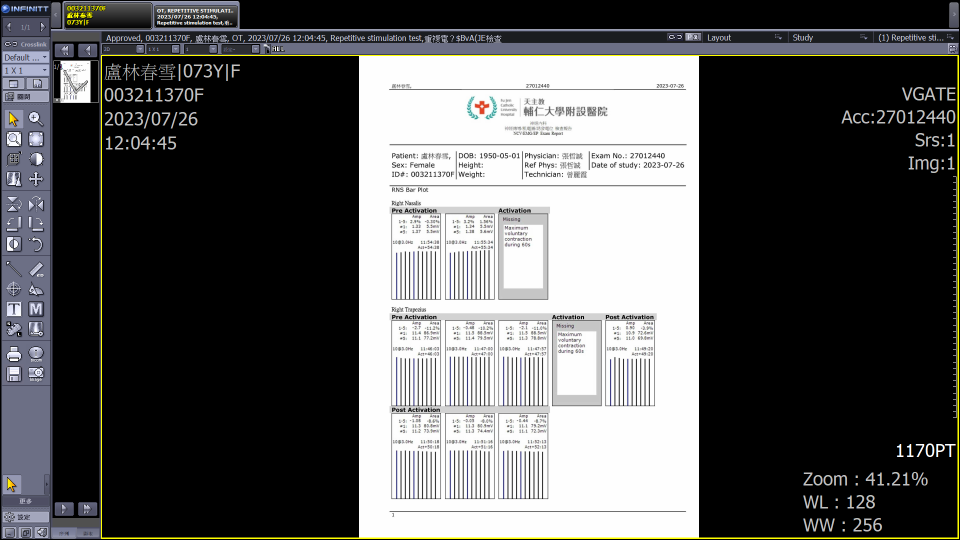
#> input picture server/images/1.png, 1920 x 1080 px, found by its file name (shown at 1/2 size)
$ python 2nd.py
#> lines starting #> are read from the running program, lines starting #| are printed output that depends on the picture
import numpy as np
from PIL import Image
import pytesseract
import re
import json
import cv2

image = Image.open(r"/Users/kevinlakao/Desktop/MDGSS/server/images/1.png")
#> image is the input picture: PIL image 1920x1080 RGBA; mean R, G, B, A 89.5, 89.8, 89.9, 255
image_array = np.array(image)
resized_img = cv2.resize(image_array, (1920, 1080))  # 調整為寬度為1920，高度為1080

crop_dimensions = [
    # 整份報表
    # (720, 700, 700, 300),
    # 三大橫排
    # (720, 100, 700, 390),
    # (720, 100, 700, 605),
    # (720, 150, 700, 810),
    # 第一橫排個表格
    (65, 35, 816, 437),
    (60, 35, 927, 437),
    # (60, 35, 1034, 437),
    # (60, 35, 1110, 437),
    # (60, 35, 1248, 438),
    # 第二橫排個表格
    (62, 35, 818, 650),
    (62, 35, 926, 650),
    (62, 35, 1033, 650),
    # (62, 35, 1145, 650),
    (62, 35, 1246, 650),
    # 第三橫排各表格
    (65, 35, 817, 836),
    (65, 35, 921, 836),
    (65, 35, 1029, 837),
    # (65, 35, 1105, 837),
    # (65, 35, 1211, 837),
]
new_dpi = (200, 200)
for i, (w, h, x, y) in enumerate(crop_dimensions, start=1):
    img = resized_img[y : y + h, x : x + w]
    cv2.rectangle(resized_img, (x, y), (x + w, y + h), (0, 255, 0), 2)

    # img = cv2.resize(crop_img, None, fx=2, fy=2, interpolation=cv2.INTER_CUBIC)
    img = cv2.resize(
        img,
        (
            int(img.shape[1] * new_dpi[0] / img.shape[0]),
            int(img.shape[0] * new_dpi[1] / img.shape[1]),
        ),
    )

#> (the run stopped early here; a loop or call above may not have finished)

$ run again, with server/images/2.png copied over server/images/1.png
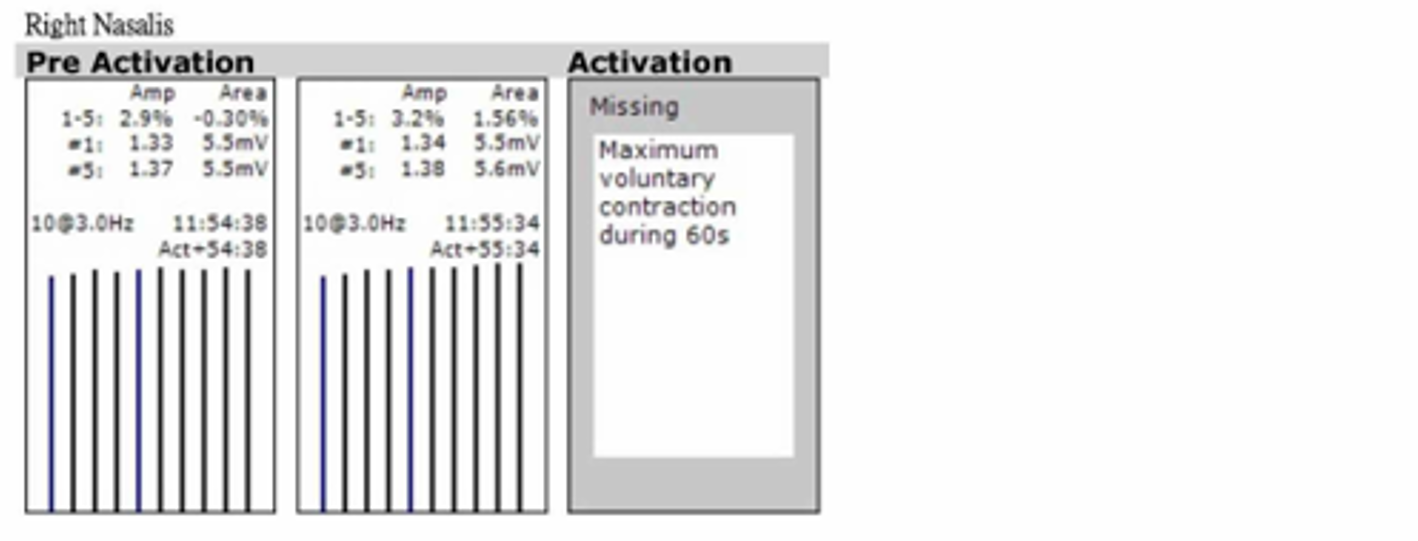
#> input picture server/images/2.png, 1418 x 541 px, found by its file name
#> image is the input picture: PIL image 1418x541 RGBA; mean R, G, B, A 234.2, 234.1, 234.6, 255
#> `resized_img = cv2.resize(image_array, (1920, 1080))`:
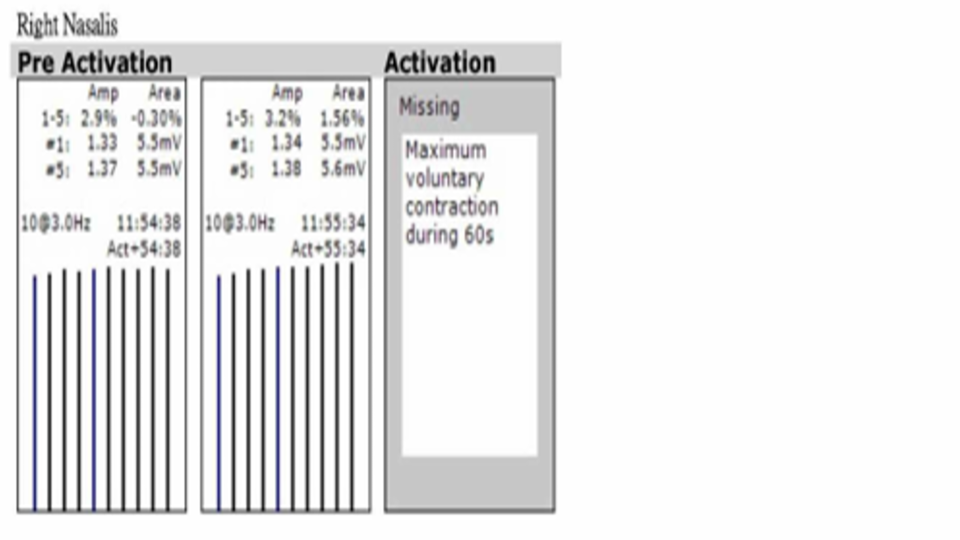
#> resized_img: shape (1080, 1920, 4) (shown at 1/2 size); mean R, G, B, A 234.1, 234.1, 234.6, 255
